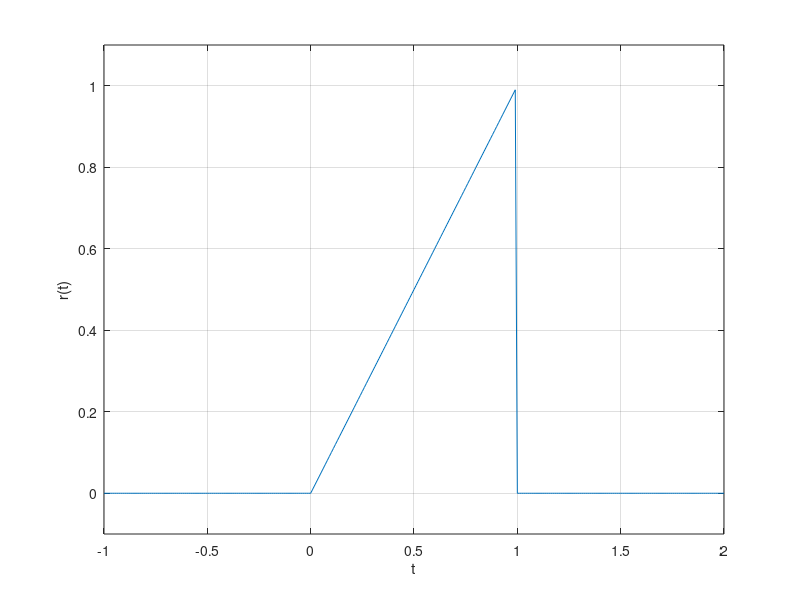
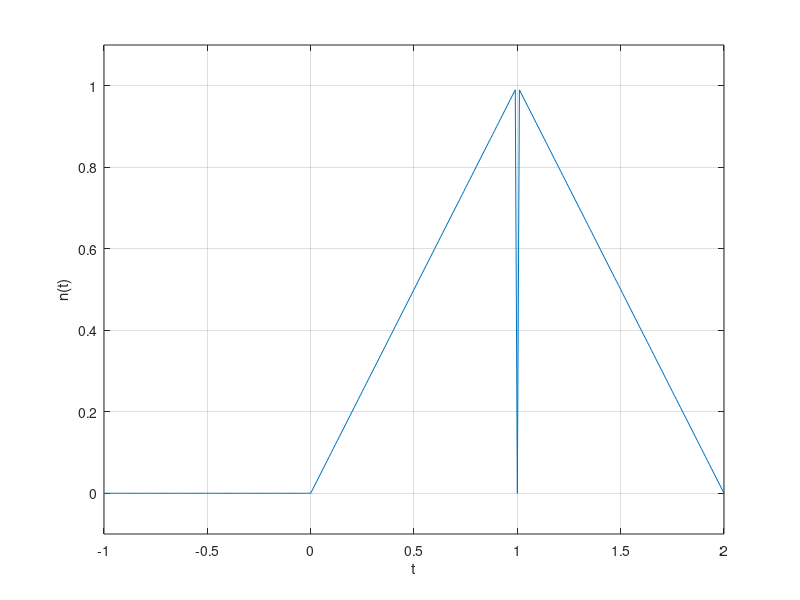

Recreate these plots in MATLAB, in order.
figure; 

p = @(t) 1.0.*((t>=0)&(t<1)); 
r = @(t) t.*p(t); 
t = (-1:0.01:2); 

plot(t, r(t));
xlabel('t'); 
ylabel('r(t)'); 
axis([-1 2 -.1 1.1]); 
grid; 


figure; 

p = @(t) 1.0.*((t>=0)&(t<1)); 
n = @(t) r(t) + r(-t+2);
t = (-1:0.01:2); 

plot(t, n(t));
xlabel('t'); 
ylabel('n(t)'); 
axis([-1 2 -.1 1.1]); 
grid; 
